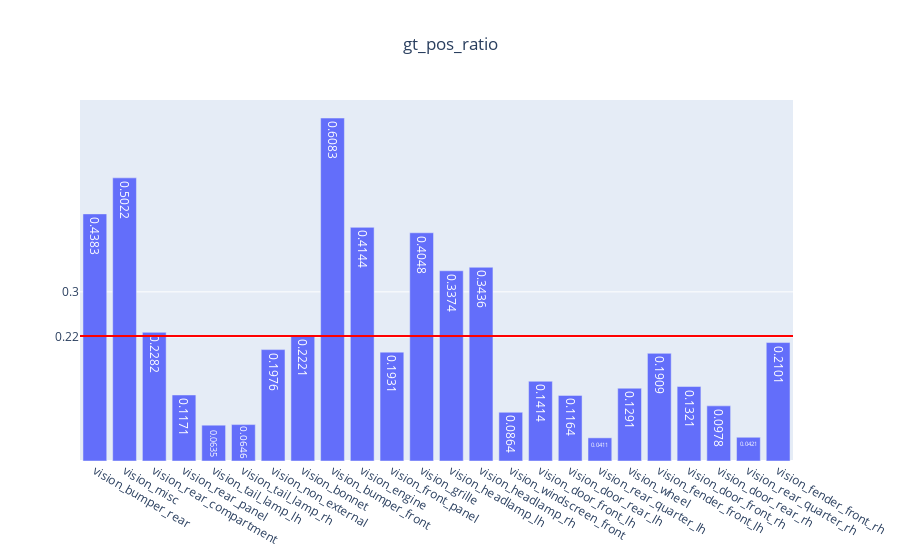

Notebook source saved alongside this figure:
### Code cell
genVisMulitlabel(partEvalMetrics, "gt_pos_ratio")

### Figure 1 — Plotly figure (JSON) as saved in the notebook; plotly's stock layout.template omitted (floating-point values rounded to 4 significant figures)
{"data": [{"text": [0.4383, 0.5022, 0.2282, 0.1171, 0.0635, 0.0646, 0.1976, 0.2221, 0.6083, 0.4144, 0.1931, 0.4048, 0.3374, 0.3436, 0.0864, 0.1414, 0.1164, 0.0411, 0.1291, 0.1909, 0.1321, 0.0978, 0.0421, 0.2101], "type": "bar", "x": ["vision_bumper_rear", "vision_misc", "vision_rear_compartment", "vision_rear_panel", "vision_tail_lamp_lh", "vision_tail_lamp_rh", "vision_non_external", "vision_bonnet", "vision_bumper_front", "vision_engine", "vision_front_panel", "vision_grille", "vision_headlamp_lh", "vision_headlamp_rh", "vision_windscreen_front", "vision_door_front_lh", "vision_door_rear_lh", "vision_rear_quarter_lh", "vision_wheel", "vision_fender_front_lh", "vision_door_front_rh", "vision_door_rear_rh", "vision_rear_quarter_rh", "vision_fender_front_rh"], "y": [0.4383, 0.5022, 0.2282, 0.1171, 0.0635, 0.0646, 0.1976, 0.2221, 0.6083, 0.4144, 0.1931, 0.4048, 0.3374, 0.3436, 0.0864, 0.1414, 0.1164, 0.0411, 0.1291, 0.1909, 0.1321, 0.0978, 0.0421, 0.2101]}], "layout": {"shapes": [{"line": {"color": "red", "width": 2}, "type": "line", "x0": 0, "x1": 1, "xref": "x domain", "y0": 0.2218, "y1": 0.2218, "yref": "y"}], "title": {"text": "gt_pos_ratio", "x": 0.5}, "yaxis": {"tickmode": "array", "tickvals": ["0.22", 0.3, 0.8]}}}
